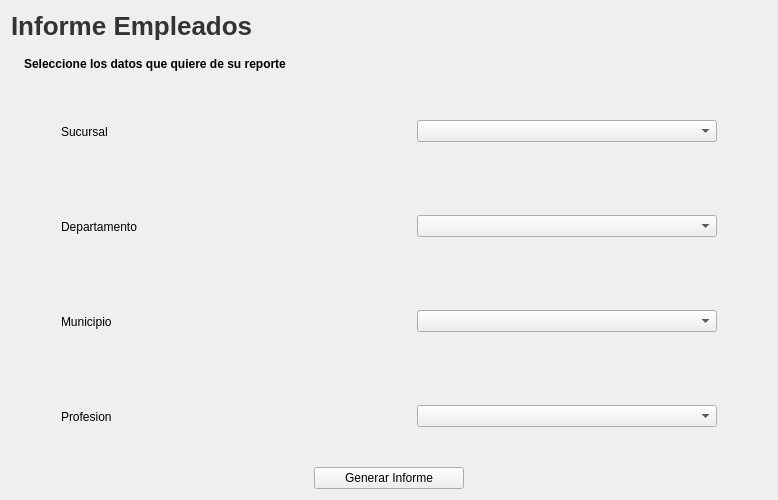
<?xml version="1.0" encoding="UTF-8"?>
<ui version="4.0">
 <class>Frame</class>
 <widget class="QFrame" name="Frame">
  <property name="geometry">
   <rect>
    <x>0</x>
    <y>0</y>
    <width>778</width>
    <height>500</height>
   </rect>
  </property>
  <property name="windowTitle">
   <string>Frame</string>
  </property>
  <layout class="QVBoxLayout" name="verticalLayout">
   <item>
    <widget class="QLabel" name="label">
     <property name="styleSheet">
      <string notr="true">QLabel {
	font-size: 26px;
	font-weight: bold;
	color: #333;
	text-align: center;
	qproperty-alignment: AlignCenter;
}</string>
     </property>
     <property name="text">
      <string>Informe Empleados</string>
     </property>
    </widget>
   </item>
   <item>
    <widget class="QLabel" name="label_2">
     <property name="sizePolicy">
      <sizepolicy hsizetype="Preferred" vsizetype="Preferred">
       <horstretch>0</horstretch>
       <verstretch>0</verstretch>
      </sizepolicy>
     </property>
     <property name="maximumSize">
      <size>
       <width>16777215</width>
       <height>100</height>
      </size>
     </property>
     <property name="styleSheet">
      <string notr="true">QLabel {
	padding: 10px;
	font-weight: bold;
	qproperty-alignment: AlignCenter;
}</string>
     </property>
     <property name="text">
      <string>Seleccione los datos que quiere de su reporte</string>
     </property>
    </widget>
   </item>
   <item>
    <layout class="QGridLayout" name="gridLayout_2">
     <item row="0" column="1">
      <widget class="QComboBox" name="comboBox_4">
       <property name="maximumSize">
        <size>
         <width>300</width>
         <height>16777215</height>
        </size>
       </property>
      </widget>
     </item>
     <item row="4" column="1">
      <widget class="QComboBox" name="comboBox">
       <property name="maximumSize">
        <size>
         <width>300</width>
         <height>16777215</height>
        </size>
       </property>
      </widget>
     </item>
     <item row="0" column="0">
      <widget class="QLabel" name="label_3">
       <property name="sizePolicy">
        <sizepolicy hsizetype="Preferred" vsizetype="Expanding">
         <horstretch>0</horstretch>
         <verstretch>0</verstretch>
        </sizepolicy>
       </property>
       <property name="maximumSize">
        <size>
         <width>300</width>
         <height>16777215</height>
        </size>
       </property>
       <property name="text">
        <string>Sucursal</string>
       </property>
      </widget>
     </item>
     <item row="2" column="0">
      <widget class="QLabel" name="label_5">
       <property name="sizePolicy">
        <sizepolicy hsizetype="Preferred" vsizetype="Expanding">
         <horstretch>0</horstretch>
         <verstretch>0</verstretch>
        </sizepolicy>
       </property>
       <property name="maximumSize">
        <size>
         <width>300</width>
         <height>16777215</height>
        </size>
       </property>
       <property name="text">
        <string>Municipio</string>
       </property>
      </widget>
     </item>
     <item row="2" column="1">
      <widget class="QComboBox" name="comboBox_2">
       <property name="maximumSize">
        <size>
         <width>300</width>
         <height>16777215</height>
        </size>
       </property>
      </widget>
     </item>
     <item row="1" column="1">
      <widget class="QComboBox" name="comboBox_3">
       <property name="maximumSize">
        <size>
         <width>300</width>
         <height>16777215</height>
        </size>
       </property>
      </widget>
     </item>
     <item row="4" column="0">
      <widget class="QLabel" name="label_6">
       <property name="sizePolicy">
        <sizepolicy hsizetype="Preferred" vsizetype="Expanding">
         <horstretch>0</horstretch>
         <verstretch>0</verstretch>
        </sizepolicy>
       </property>
       <property name="maximumSize">
        <size>
         <width>300</width>
         <height>16777215</height>
        </size>
       </property>
       <property name="text">
        <string>Profesion</string>
       </property>
      </widget>
     </item>
     <item row="1" column="0">
      <widget class="QLabel" name="label_4">
       <property name="sizePolicy">
        <sizepolicy hsizetype="Preferred" vsizetype="Expanding">
         <horstretch>0</horstretch>
         <verstretch>0</verstretch>
        </sizepolicy>
       </property>
       <property name="maximumSize">
        <size>
         <width>300</width>
         <height>16777215</height>
        </size>
       </property>
       <property name="text">
        <string>Departamento</string>
       </property>
      </widget>
     </item>
    </layout>
   </item>
   <item>
    <layout class="QHBoxLayout" name="horizontalLayout">
     <item>
      <widget class="QPushButton" name="pushButton">
       <property name="maximumSize">
        <size>
         <width>150</width>
         <height>16777215</height>
        </size>
       </property>
       <property name="text">
        <string>Generar Informe</string>
       </property>
      </widget>
     </item>
    </layout>
   </item>
  </layout>
 </widget>
 <resources/>
 <connections/>
</ui>
